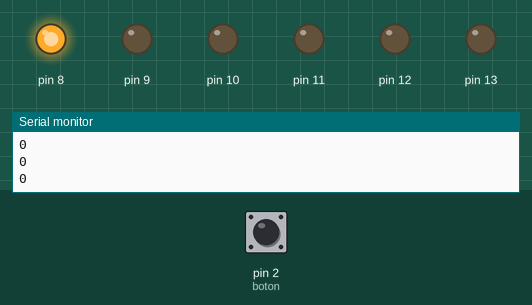
This sketch was run on a simulated Arduino Uno, built with avr-gcc and run on an emulated ATmega328P. Parts: output pins drawn as LEDs (lit = HIGH), the last lines printed to the serial monitor. Dashed ring = blinking. Inputs (shaded band) come from the test bench; at power-on: pin 2 (boton) LOW.

Above: at 1.25 s.
1.3 s: pin 2 (boton) pulled HIGH for 3.2 s
At 2.3 s:
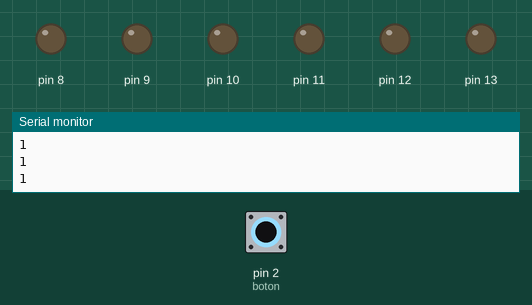
At 4.55 s:
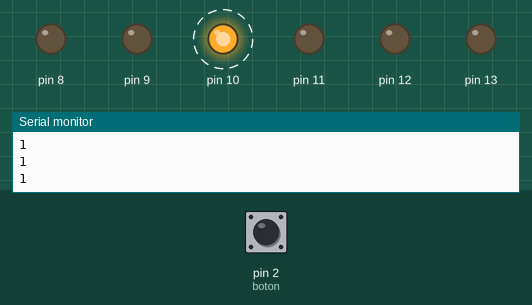
Timing chart, 0 to 12.2 s (numbered marks = the images above; inputs shaded):
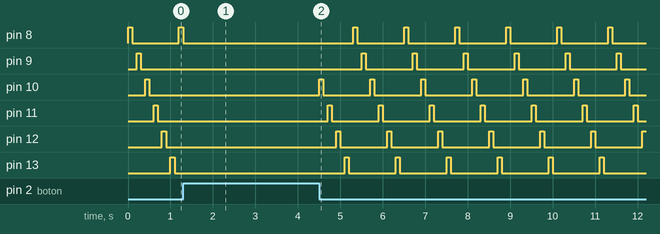

Measured:
- by itself, pin 8: repeats every 1.2 s: HIGH 0.10 s, LOW 1.1 s
- by itself, pin 10: alternates HIGH for 0.10 s and LOW for 1.1 s

The sketch:

control_de_flujo_07_continue.ino
```cpp
/*                                     +  -                                         +  -
                                       *  *    *  *  *  *  *       *  *  *  *  *    *  *
                                       *  *    *  *  *  *  *       *  *  +-----+    *  *
                                       *  * +----[PWR]-------------------| USB |--+ *  *
                                       *  * |                            +-----+  | *  *
                                       *  * |         GND/RST2  [ ][ ]            | *  *
                                       *  * |       MOSI2/SCK2  [ ][ ]  A5/SCL[ ] | *  *
                                       *  * |          5V/MISO2 [ ][ ]  A4/SDA[ ] | *  *
                                       *  * |                             AREF[ ] | *  *
                                       *  * |                              GND[ ] | *  *
                                       *  * | [ ]N/C                    SCK/13[0] |--------------------------\
                                       *  * | [ ]IOREF                 MISO/12[0] |-------------------------\|
                                       *  * | [ ]RST                   MOSI/11[0]~|------------------------\||
                                       *  * | [ ]3V3    +---+               10[0]~|-----------------------\|||
                                       0------[0]5v    -| A |-               9[0]~|----------------------\||||
                                       *  * | [ ]GND   -| R |-               8[0] |---------------------\|||||
                                       *  0---[0]GND   -| D |-                    | *  *                ||||||
                                       *  * | [ ]Vin   -| U |-               7[ ] | *  *                ||||||
                                       *  * |          -| I |-               6[ ]~| *  *                ||||||
                                       *  * | [ ]A0    -| N |-               5[ ]~| *  *                ||||||
                                       *  * | [ ]A1    -| O |-               4[ ] | *  *                ||||||
                                       *  * | [ ]A2     +---+           INT1/3[ ]~| *  *                ||||||
                                       *  * | [ ]A3                     INT0/2[0] |-----------\         ||||||
                                       *  * | [ ]A4/SDA   RST SCK MISO    TX>1[ ] | *  *      |         ||||||
                                       *  * | [ ]A5/SCL   [ ] [ ] [ ]     RX<0[ ] | *  *      |         ||||||
                                       *  * |             [ ] [ ] [ ]             | *  *      |         ||||||
                                       *  * |  UNO_R3     GND MOSI 5V ____________/ *  *      |         ||||||
                                       *  * \________________________/              *  *      |         ||||||
                                       *  *    *  *  *  *  *       *  *  *  *  *    *  *      |         ||||||
                                       *  *    *  *  *  *  *       *  *  *  *  *    *  *      |         ||||||
                                       *  *    *  *  *  /-------------------------------------/         ||||||
                                       *  0-ww-0  0  *  0  0--[#]--0  *  *  *  0-ww-0  *  220 Ohms      ||||||
                                          1 kOhms           Boton 1                                     ||||||
                                       *  *    *  *  *  *  *       *  *  *  *  *    *  *                ||||||
                                       *  *    *  *  *  *  *       *  *  *  *  *    *  *                ||||||
                                          220 Ohm            Led 1              /----------------------/ ||||| pin 8
                                       *  0-ww-0  *  *  *  0--|>|--0  *  *  *  0    *  *                 |||||
                                       *  *    *  *  *  *  *       *  *  *  *  *    *  *                 |||||
                                       *  *    *  *  *  *  *       *  *  *  *  *    *  *                 |||||
                                          220 Ohm            Led 2              /-----------------------/ |||| pin 9
                                       *  0-ww-0  *  *  *  0--|>|--0  *  *  *  0    *  *                  ||||
                                       *  *    *  *  *  *  *       *  *  *  *  *    *  *                  ||||
                                       *  *    *  *  *  *  *       *  *  *  *  *    *  *                  ||||
                                          220 Ohm            Led 3              /------------------------/ ||| pin 10
                                       *  0-ww-0  *  *  *  0--|>|--0  *  *  *  0    *  *                   |||
                                       *  *    *  *  *  *  *       *  *  *  *  *    *  *                   |||
                                       *  *    *  *  *  *  *       *  *  *  *  *    *  *                   |||
                                          220 Ohm            Led 4              /-------------------------/ || pin 11
                                       *  0-ww-0  *  *  *  0--|>|--0  *  *  *  0    *  *                    ||
                                       *  *    *  *  *  *  *       *  *  *  *  *    *  *                    ||
                                       *  *    *  *  *  *  *       *  *  *  *  *    *  *                    ||
                                          220 Ohm            Led 5              /--------------------------/ | pin 12
                                       *  0-ww-0  *  *  *  0--|>|--0  *  *  *  0    *  *                     |
                                       *  *    *  *  *  *  *       *  *  *  *  *    *  *                     |
                                       *  *    *  *  *  *  *       *  *  *  *  *    *  *                     |
                                          220 Ohm            Led 6              /---------------------------/  pin 13
                                       *  0-ww-0  *  *  *  0--|>|--0  *  *  *  0    *  *
                                       *  *    *  *  *  *  *       *  *  *  *  *    *  *
                                       *  *    *  *  *  *  *       *  *  *  *  *    *  *
                                       *  *    *  *  *  *  *       *  *  *  *  *    *  *
                                       *  *    *  *  *  *  *       *  *  *  *  *    *  *
                                       *  0    *  *  *  *  *       *  *  *  *  *    *  0
                         pin GND---------/ \------------------------------------------/ - GND
                                       *  *    *  *  *  *  *       *  *  *  *  *    *  *

                                       0  *    *  *  *  *  *       *  *  *  *  *    0  *
                         pin 5v-------/ \------------------------------------------/+ 5v
                                    x == y         "x" es igual a "y"
                                    x != y        "x" NO es igual a "y"
                                    x <  y        "x" es menor a "y"
                                    x >  y        "x" es mayor a "y"
                                    x <= y        "x" es menor o igual a "y"
                  x >= y        "x" es mayor o igual a "y"
                  x == y && y==z    and  "x" es igual a "y" E "y" es igual a "z"
                  x == y || y==z    or  "x" es igual a "y" O "y" es igual a "z"

if (!x) { // if x is not true
x = !y;
break

*  En un bucle del tipo while/for/do..while Break interrumpe la iteraccion antes de su termino normal.

*/
int boton = 2;
int demora =  100;
int pin =  0;
int estado;
void setup()
{
  for (pin=8;pin<=13; pin++)
  {
    pinMode(pin,OUTPUT);
  }
  pinMode(boton,INPUT);
  Serial.begin(9600);   //Inicio la comunicación serie a 9600 baudios
}
void loop()
{
  for (pin=8;pin<=13; pin++)
  {
    estado = digitalRead(boton);
    Serial.println(estado);
    if (estado == 1 )
    {
      continue;
    }
    digitalWrite (pin,HIGH);
    delay(demora);
    digitalWrite (pin,LOW);
    delay(demora);
  }
}
```
